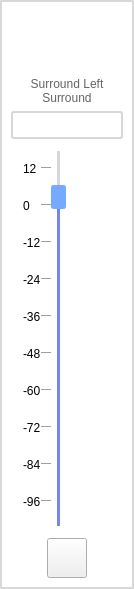
<?xml version="1.0" encoding="UTF-8"?>
<ui version="4.0">
 <class>LoudnessGainSingleWidget</class>
 <widget class="QWidget" name="LoudnessGainSingleWidget">
  <property name="geometry">
   <rect>
    <x>0</x>
    <y>0</y>
    <width>134</width>
    <height>589</height>
   </rect>
  </property>
  <property name="maximumSize">
   <size>
    <width>134</width>
    <height>16777215</height>
   </size>
  </property>
  <property name="windowTitle">
   <string>Form</string>
  </property>
  <property name="styleSheet">
   <string notr="true">QLabel#speaker_icon_label {
	min-width: 60px;
	max-width: 60px;
	max-height: 60px;
	min-height: 60px;
    border-image: url(:/icon/speaker_icon.png);
}

QLabel#text_label {
	width: 77px;
	height: 28px;

	font-family: 'PingFang SC';
	font-style: normal;
	font-weight: 400;
	font-size: 12px;
	line-height: 14px;
}

QPushButton#speaker_play_button
{
	border-image: url(:/icon/speaker_play_icon.png);
}

QPushButton::checked#speaker_play_button
{
	border-image: url(:/icon/speaker_play_stop_icon.png);
}

QLineEdit#speaker_volume_lineEdit
{
	height: 24px;  
	border: 2px solid rgb(216, 216, 216);
	border-radius: 3px;	
	background: #ffffff; 
	color: #636468;
}

QSlider::groove:vertical {    
	border-style: solid;    
	background: rgb(0,0,0); 
}

QSlider::add-page:vertical {    
	border: 6px solid #ffffff;
	background: rgb(115, 133, 244);    
}

QSlider::sub-page:vertical {    
	border: 6px solid #ffffff;    
    background: #D6D6D6;    
}

QSlider::handle:vertical {    
	background: rgb(117, 170, 255);    
	width: 20px;    
	height: 20px;  
    border-radius: 3px;	
	border: 2px solid rgb(117, 170, 255);
}

QSlider::handle::hover:vertical { 
	background: rgb(117, 170, 255);    
	width: 20px;    
	height: 16px;  
    border-radius: 3px;	
	border: 2px solid rgb(117, 170, 255);
}

QWidget#LoudnessGainSingleWidget
{
	border: 2px solid #D8D8D8;
	border-radius: 2px;
	background: rgb(255, 255, 255);  
}
QFrame#frame
{
	border: 2px solid #D8D8D8;
	border-radius: 2px;
	background: rgb(255, 255, 255);  
}</string>
  </property>
  <layout class="QVBoxLayout" name="verticalLayout">
   <property name="spacing">
    <number>0</number>
   </property>
   <property name="leftMargin">
    <number>0</number>
   </property>
   <property name="topMargin">
    <number>0</number>
   </property>
   <property name="rightMargin">
    <number>0</number>
   </property>
   <property name="bottomMargin">
    <number>0</number>
   </property>
   <item>
    <widget class="QFrame" name="frame">
     <property name="maximumSize">
      <size>
       <width>134</width>
       <height>16777215</height>
      </size>
     </property>
     <property name="layoutDirection">
      <enum>Qt::LeftToRight</enum>
     </property>
     <property name="styleSheet">
      <string notr="true">QLabel#speaker_icon_label {
	min-width: 60px;
	max-width: 60px;
	max-height: 60px;
	min-height: 60px;
    border-image: url(:/icon/speaker_icon.png);
}

QLabel#text_label {
	width: 77px;
	height: 28px;

	font-family: 'PingFang SC';
	font-style: normal;
	font-weight: 400;
	font-size: 12px;
	line-height: 14px;
	/* or 117% */

	text-align: center;
	color: #636468;
}

QPushButton#speaker_play_button
{
	border-image: url(:/icon/play_icon.svg);
}

QPushButton::checked#speaker_play_button
{
	border-image: url(:/icon/speaker_play_stop_icon.svg);
}

QLineEdit#speaker_volume_lineEdit
{
	height: 24px;  
	border: 2px solid rgb(216, 216, 216);
	border-radius: 3px;	
	background: #ffffff; 
	color: #636468;
}

QSlider::groove:vertical {    
	border-style: solid;    
	background: rgb(0,0,0); 
}

QSlider::add-page:vertical {    
	border: 6px solid #ffffff;
	background: rgb(115, 133, 244);    
}

QSlider::sub-page:vertical {    
	border: 6px solid #ffffff;    
    background: #D6D6D6;    
}

QSlider::handle:vertical {    
	background: rgb(117, 170, 255);    
	width: 20px;    
	height: 20px;  
    border-radius: 3px;	
	border: 2px solid rgb(117, 170, 255);
}

QSlider::handle::hover:vertical { 
	background: rgb(117, 170, 255);    
	width: 20px;    
	height: 16px;  
    border-radius: 3px;	
	border: 2px solid rgb(117, 170, 255);
}

QFrame#frame_3
{
	background: rgb(255, 255, 255);  
}</string>
     </property>
     <property name="frameShape">
      <enum>QFrame::StyledPanel</enum>
     </property>
     <property name="frameShadow">
      <enum>QFrame::Raised</enum>
     </property>
     <layout class="QGridLayout" name="gridLayout_10">
      <item row="2" column="0">
       <widget class="QLineEdit" name="speaker_volume_lineEdit"/>
      </item>
      <item row="1" column="0">
       <widget class="QLabel" name="text_label">
        <property name="text">
         <string>Surround Left Surround</string>
        </property>
        <property name="alignment">
         <set>Qt::AlignCenter</set>
        </property>
        <property name="wordWrap">
         <bool>true</bool>
        </property>
       </widget>
      </item>
      <item row="0" column="0">
       <widget class="QFrame" name="frame_2">
        <property name="frameShape">
         <enum>QFrame::NoFrame</enum>
        </property>
        <property name="frameShadow">
         <enum>QFrame::Plain</enum>
        </property>
        <layout class="QHBoxLayout" name="horizontalLayout_5">
         <property name="topMargin">
          <number>0</number>
         </property>
         <property name="bottomMargin">
          <number>0</number>
         </property>
         <item>
          <widget class="QLabel" name="speaker_icon_label">
           <property name="text">
            <string/>
           </property>
          </widget>
         </item>
        </layout>
       </widget>
      </item>
      <item row="4" column="0">
       <widget class="QFrame" name="frame_3">
        <property name="frameShape">
         <enum>QFrame::NoFrame</enum>
        </property>
        <property name="frameShadow">
         <enum>QFrame::Plain</enum>
        </property>
        <layout class="QHBoxLayout" name="horizontalLayout_6">
         <property name="topMargin">
          <number>0</number>
         </property>
         <property name="bottomMargin">
          <number>0</number>
         </property>
         <item>
          <widget class="QPushButton" name="speaker_play_button">
           <property name="minimumSize">
            <size>
             <width>40</width>
             <height>40</height>
            </size>
           </property>
           <property name="maximumSize">
            <size>
             <width>40</width>
             <height>40</height>
            </size>
           </property>
           <property name="text">
            <string/>
           </property>
           <property name="checkable">
            <bool>true</bool>
           </property>
          </widget>
         </item>
        </layout>
       </widget>
      </item>
      <item row="3" column="0">
       <widget class="QFrame" name="frame_4">
        <property name="frameShape">
         <enum>QFrame::NoFrame</enum>
        </property>
        <property name="frameShadow">
         <enum>QFrame::Plain</enum>
        </property>
        <layout class="QHBoxLayout" name="horizontalLayout_7">
         <property name="spacing">
          <number>0</number>
         </property>
         <property name="leftMargin">
          <number>12</number>
         </property>
         <property name="topMargin">
          <number>0</number>
         </property>
         <property name="rightMargin">
          <number>0</number>
         </property>
         <property name="bottomMargin">
          <number>0</number>
         </property>
         <item>
          <widget class="QFrame" name="frame_5">
           <property name="frameShape">
            <enum>QFrame::NoFrame</enum>
           </property>
           <property name="frameShadow">
            <enum>QFrame::Plain</enum>
           </property>
           <layout class="QGridLayout" name="gridLayout">
            <property name="leftMargin">
             <number>0</number>
            </property>
            <property name="topMargin">
             <number>0</number>
            </property>
            <property name="rightMargin">
             <number>0</number>
            </property>
            <property name="bottomMargin">
             <number>0</number>
            </property>
            <property name="horizontalSpacing">
             <number>0</number>
            </property>
            <item row="2" column="0">
             <widget class="QLabel" name="label_3">
              <property name="text">
               <string>-12</string>
              </property>
             </widget>
            </item>
            <item row="3" column="0">
             <widget class="QLabel" name="label_4">
              <property name="text">
               <string>-24</string>
              </property>
             </widget>
            </item>
            <item row="4" column="0">
             <widget class="QLabel" name="label_5">
              <property name="text">
               <string>-36</string>
              </property>
             </widget>
            </item>
            <item row="1" column="0">
             <widget class="QLabel" name="label_2">
              <property name="text">
               <string>0</string>
              </property>
             </widget>
            </item>
            <item row="8" column="0">
             <widget class="QLabel" name="label_9">
              <property name="text">
               <string>-84</string>
              </property>
             </widget>
            </item>
            <item row="1" column="1">
             <widget class="Line" name="line_2">
              <property name="orientation">
               <enum>Qt::Horizontal</enum>
              </property>
             </widget>
            </item>
            <item row="6" column="0">
             <widget class="QLabel" name="label_7">
              <property name="text">
               <string>-60</string>
              </property>
             </widget>
            </item>
            <item row="5" column="0">
             <widget class="QLabel" name="label_6">
              <property name="text">
               <string>-48</string>
              </property>
             </widget>
            </item>
            <item row="7" column="0">
             <widget class="QLabel" name="label_8">
              <property name="text">
               <string>-72</string>
              </property>
             </widget>
            </item>
            <item row="0" column="1">
             <widget class="Line" name="line">
              <property name="minimumSize">
               <size>
                <width>10</width>
                <height>0</height>
               </size>
              </property>
              <property name="orientation">
               <enum>Qt::Horizontal</enum>
              </property>
             </widget>
            </item>
            <item row="0" column="0">
             <widget class="QLabel" name="label">
              <property name="text">
               <string>12</string>
              </property>
             </widget>
            </item>
            <item row="9" column="0">
             <widget class="QLabel" name="label_10">
              <property name="text">
               <string>-96</string>
              </property>
             </widget>
            </item>
            <item row="2" column="1">
             <widget class="Line" name="line_3">
              <property name="orientation">
               <enum>Qt::Horizontal</enum>
              </property>
             </widget>
            </item>
            <item row="3" column="1">
             <widget class="Line" name="line_4">
              <property name="orientation">
               <enum>Qt::Horizontal</enum>
              </property>
             </widget>
            </item>
            <item row="4" column="1">
             <widget class="Line" name="line_5">
              <property name="orientation">
               <enum>Qt::Horizontal</enum>
              </property>
             </widget>
            </item>
            <item row="5" column="1">
             <widget class="Line" name="line_6">
              <property name="orientation">
               <enum>Qt::Horizontal</enum>
              </property>
             </widget>
            </item>
            <item row="6" column="1">
             <widget class="Line" name="line_7">
              <property name="orientation">
               <enum>Qt::Horizontal</enum>
              </property>
             </widget>
            </item>
            <item row="7" column="1">
             <widget class="Line" name="line_8">
              <property name="orientation">
               <enum>Qt::Horizontal</enum>
              </property>
             </widget>
            </item>
            <item row="8" column="1">
             <widget class="Line" name="line_9">
              <property name="orientation">
               <enum>Qt::Horizontal</enum>
              </property>
             </widget>
            </item>
            <item row="9" column="1">
             <widget class="Line" name="line_10">
              <property name="orientation">
               <enum>Qt::Horizontal</enum>
              </property>
             </widget>
            </item>
           </layout>
          </widget>
         </item>
         <item>
          <widget class="QSlider" name="speaker_slider">
           <property name="minimum">
            <number>-96</number>
           </property>
           <property name="maximum">
            <number>12</number>
           </property>
           <property name="orientation">
            <enum>Qt::Vertical</enum>
           </property>
          </widget>
         </item>
         <item>
          <spacer name="horizontalSpacer">
           <property name="orientation">
            <enum>Qt::Horizontal</enum>
           </property>
           <property name="sizeHint" stdset="0">
            <size>
             <width>40</width>
             <height>20</height>
            </size>
           </property>
          </spacer>
         </item>
        </layout>
       </widget>
      </item>
     </layout>
    </widget>
   </item>
  </layout>
 </widget>
 <resources/>
 <connections/>
</ui>
